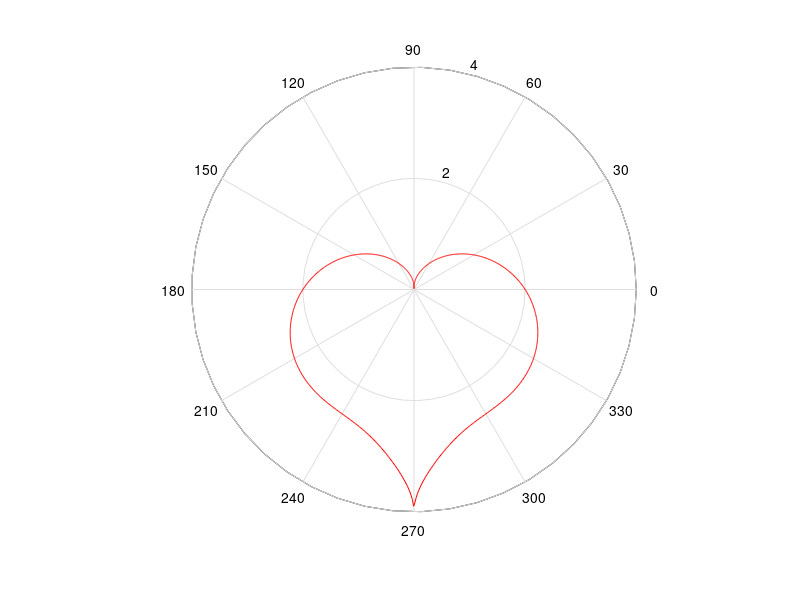
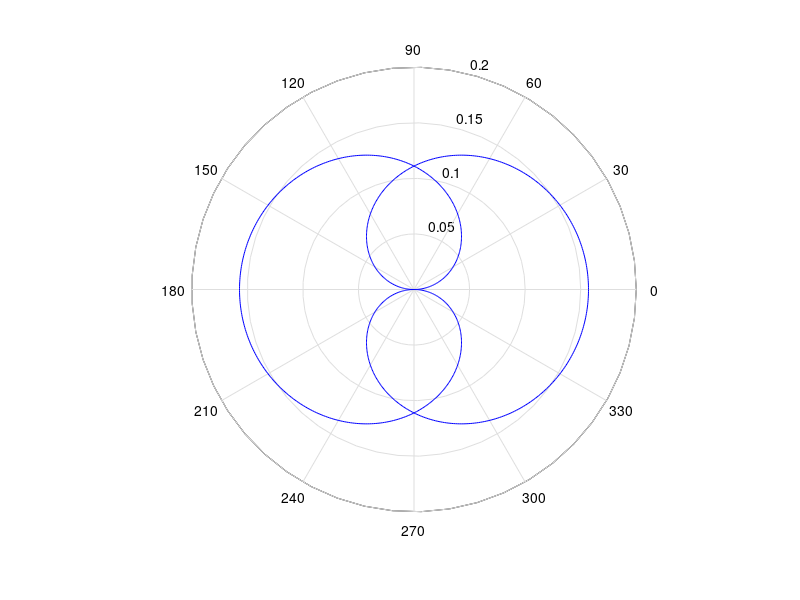
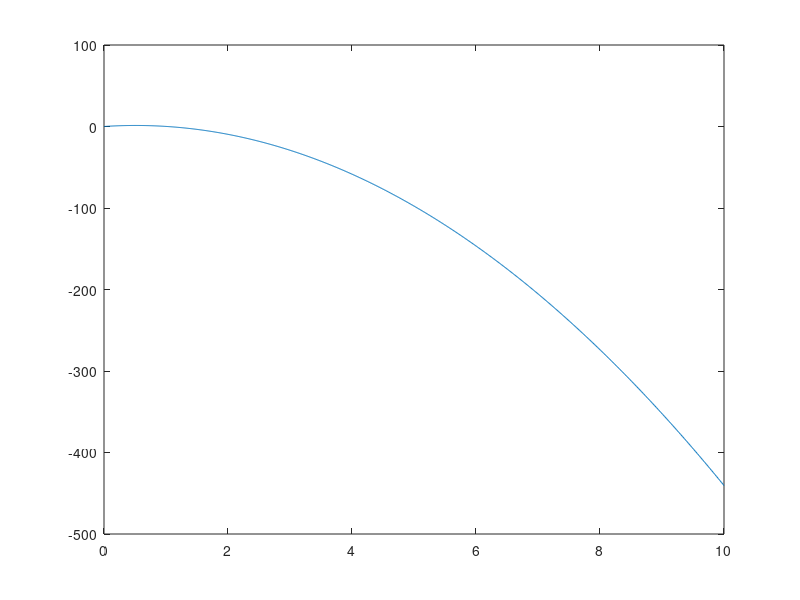

These figures' MATLAB source, in order:
clear all
clc
close all


function [pie, error] = seriesf(n)
a_n(1) = sqrt(2)/2;
s_n = a_n(1);
for count = 2:n
    a_n(count) = sqrt(2*a_n(count-1)+2)/2;
    s_n = prod(a_n);
end
pie = 2/s_n;
error = abs(pie - pi);
end
[pie, error] = seriesf(20)


function output = ascending(x)
n = length(x);
for i = 1:n
    [val, idx] = min(x);
    x_new(i) = val;
    x(idx) = []; 
end
output = x_new; 
end
x = [9 -1.5 13.4 13.3 -2.1 4.6 1.1 5 -6.1 10 0.2];

output1 = ascending(x)

theta = linspace(0,2*pi,1000);
r = sin(theta).*sqrt(abs(cos(theta)))./(sin(theta)+7/5)-2*sin(theta)+2;

figure()
polar(theta,r,'r')

theta = linspace(0,4*pi,1000);

r = 3.*sind(3.*cos(0.5.*theta));

figure()
polar(theta, r, 'b')
%%
g = 9.81;
function z = par(v0,t)
z = v0 * t - 0.5 * g * t^2;
end
v0 = 5;
t = 0:0.01:10;
figure()
z = v0 .* t - 0.5 * g .* t.^2;

plot(t,z)
